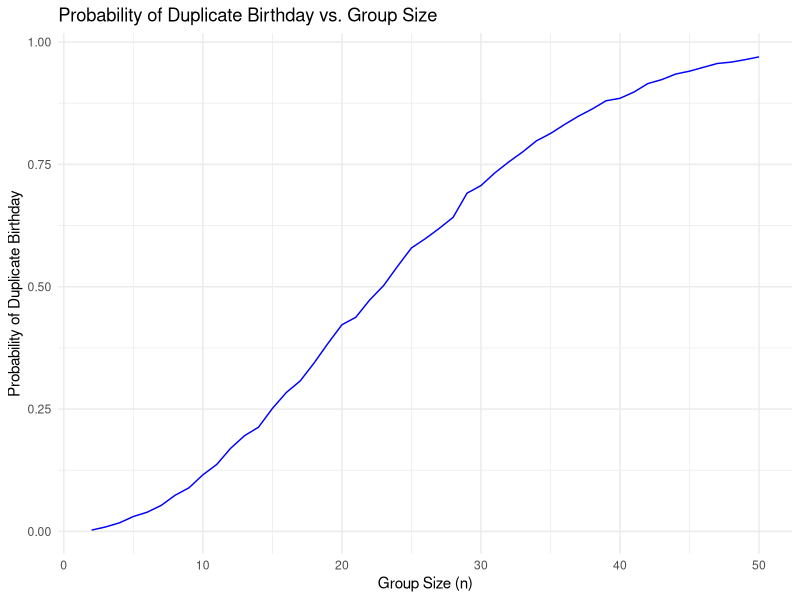

Write R code to recreate this figure. (Note: a time limit stopped this script after it produced the figure.)
## ---- chunk 1
library(tidyverse)
library(dplyr)
library(ggplot2)
## ---- chunk 2
check_duplicate_bd <- function(n) {
  # Simulate uniformly distributed birthday with size n
  birthdays <- sample(1:365, n, replace = TRUE)
  # Check duplicate
  return(any(duplicated(birthdays)))
}
#Simulate each size 10000 times
sim_num = 10000
group_size = 2:50
prob = numeric(length(group_size))

for (i in seq_along(group_size)){
  n = group_size[i]
  results = replicate(sim_num, check_duplicate_bd(n))
  prob[i] = mean(results)
}

########################
#test
data <- data.frame(GroupSize = group_size, Probability = prob)

# Create the plot
ggplot(data, aes(x = GroupSize, y = Probability)) +
  geom_line(color = 'blue') +
  #geom_point(color = 'blue') +
  labs(title = 'Probability of Duplicate Birthday vs. Group Size',
       x = 'Group Size (n)',
       y = 'Probability of Duplicate Birthday') +
  theme_minimal()
## ---- chunk 3
#fixed parameters for simulation
n = 30                              #fixed sample size
sigma = 5                           #fixed sigma
ds_num = 5000                       #fixed number of datasets
alpha = 0.05

#Write function to get estimate and p-value for each dataset
sim_estimate_pval = function(mu, n = 30, sigma = 5){
  
  sim_data = tibble(
    x = rnorm(n, mean = mu, sd = sigma)
  )
  
  t.test(sim_data$x, mu = 0) %>% 
    broom::tidy() %>% 
    select(estimate, p.value)
}

sim_results_df = 
  expand_grid(
    mu_vec = c(0, 1, 2, 3, 4, 5, 6),
    iter = 1:ds_num
  ) |> 
  mutate(
    estimate_df = map(mu_vec, sim_estimate_pval)
  ) |> 
  unnest(estimate_df)

sim_results_df |> 
  pivot_longer(
    estimate:p.value,
    names_to = "parameter", 
    values_to = "estimate") |> 
  group_by(parameter, mu_vec) |> 
  summarize(
    emp_mean = mean(estimate),
    emp_var = var(estimate)) |> 
  knitr::kable(digits = 5)
## ---- chunk 4
power_df <- sim_results_df %>%
  group_by(mu_vec) %>%
  summarize(
    power = mean(p.value < alpha)
  )

ggplot(power_df, aes(x = mu_vec, y = power)) +
  geom_line(color = 'blue') +
  geom_point(color = 'red', size = 2) +
  labs(title = 'Power Curve of One-Sample t-test',
       x = expression('True Mean ' * mu),
       y = 'Power (Probability of Rejecting H0)') +
  theme_minimal()
